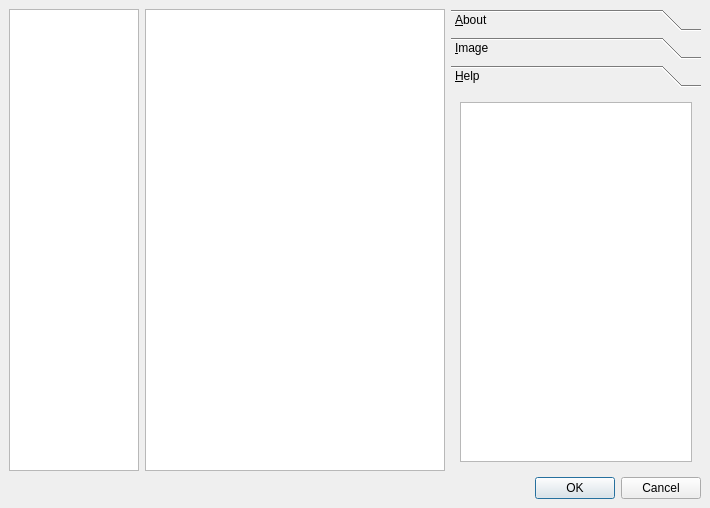
<ui version="4.0" >
 <class>nftdialog</class>
 <widget class="QDialog" name="nftdialog" >
  <property name="geometry" >
   <rect>
    <x>0</x>
    <y>0</y>
    <width>710</width>
    <height>508</height>
   </rect>
  </property>
  <property name="windowTitle" >
   <string>New From Template</string>
  </property>
  <layout class="QGridLayout" >
   <property name="leftMargin" >
    <number>9</number>
   </property>
   <property name="topMargin" >
    <number>9</number>
   </property>
   <property name="rightMargin" >
    <number>9</number>
   </property>
   <property name="bottomMargin" >
    <number>9</number>
   </property>
   <property name="horizontalSpacing" >
    <number>6</number>
   </property>
   <property name="verticalSpacing" >
    <number>6</number>
   </property>
   <item row="0" column="1" >
    <widget class="QListWidget" name="tnailGrid" >
     <property name="minimumSize" >
      <size>
       <width>300</width>
       <height>0</height>
      </size>
     </property>
     <property name="contextMenuPolicy" >
      <enum>Qt::ActionsContextMenu</enum>
     </property>
     <property name="spacing" >
      <number>5</number>
     </property>
     <property name="viewMode" >
      <enum>QListView::IconMode</enum>
     </property>
    </widget>
   </item>
   <item row="0" column="2" >
    <widget class="QToolBox" name="toolBox" >
     <property name="minimumSize" >
      <size>
       <width>250</width>
       <height>16</height>
      </size>
     </property>
     <property name="currentIndex" >
      <number>2</number>
     </property>
     <widget class="QWidget" name="aboutPage" >
      <property name="geometry" >
       <rect>
        <x>0</x>
        <y>0</y>
        <width>112</width>
        <height>112</height>
       </rect>
      </property>
      <attribute name="label" >
       <string>&amp;About</string>
      </attribute>
      <layout class="QGridLayout" >
       <property name="leftMargin" >
        <number>9</number>
       </property>
       <property name="topMargin" >
        <number>9</number>
       </property>
       <property name="rightMargin" >
        <number>9</number>
       </property>
       <property name="bottomMargin" >
        <number>9</number>
       </property>
       <property name="horizontalSpacing" >
        <number>6</number>
       </property>
       <property name="verticalSpacing" >
        <number>6</number>
       </property>
       <item row="0" column="0" >
        <widget class="QTextBrowser" name="textBrowser" />
       </item>
      </layout>
     </widget>
     <widget class="QWidget" name="imagePage" >
      <property name="geometry" >
       <rect>
        <x>0</x>
        <y>0</y>
        <width>112</width>
        <height>112</height>
       </rect>
      </property>
      <attribute name="label" >
       <string>&amp;Image</string>
      </attribute>
      <layout class="QGridLayout" >
       <property name="leftMargin" >
        <number>9</number>
       </property>
       <property name="topMargin" >
        <number>9</number>
       </property>
       <property name="rightMargin" >
        <number>9</number>
       </property>
       <property name="bottomMargin" >
        <number>9</number>
       </property>
       <property name="horizontalSpacing" >
        <number>6</number>
       </property>
       <property name="verticalSpacing" >
        <number>6</number>
       </property>
       <item row="0" column="0" >
        <widget class="QListWidget" name="imageView" >
         <property name="viewMode" >
          <enum>QListView::IconMode</enum>
         </property>
        </widget>
       </item>
      </layout>
     </widget>
     <widget class="QWidget" name="helpPage" >
      <property name="geometry" >
       <rect>
        <x>0</x>
        <y>0</y>
        <width>250</width>
        <height>368</height>
       </rect>
      </property>
      <attribute name="label" >
       <string>&amp;Help</string>
      </attribute>
      <layout class="QGridLayout" >
       <property name="leftMargin" >
        <number>9</number>
       </property>
       <property name="topMargin" >
        <number>9</number>
       </property>
       <property name="rightMargin" >
        <number>9</number>
       </property>
       <property name="bottomMargin" >
        <number>9</number>
       </property>
       <property name="horizontalSpacing" >
        <number>6</number>
       </property>
       <property name="verticalSpacing" >
        <number>6</number>
       </property>
       <item row="0" column="0" >
        <widget class="QTextBrowser" name="helpBrowser" />
       </item>
      </layout>
     </widget>
    </widget>
   </item>
   <item row="0" column="0" >
    <widget class="QListWidget" name="categoryList" >
     <property name="sizePolicy" >
      <sizepolicy vsizetype="Expanding" hsizetype="Preferred" >
       <horstretch>0</horstretch>
       <verstretch>0</verstretch>
      </sizepolicy>
     </property>
     <property name="minimumSize" >
      <size>
       <width>130</width>
       <height>200</height>
      </size>
     </property>
     <property name="maximumSize" >
      <size>
       <width>140</width>
       <height>16777215</height>
      </size>
     </property>
    </widget>
   </item>
   <item row="1" column="0" colspan="3" >
    <widget class="QDialogButtonBox" name="buttonBox" >
     <property name="orientation" >
      <enum>Qt::Horizontal</enum>
     </property>
     <property name="standardButtons" >
      <set>QDialogButtonBox::Cancel|QDialogButtonBox::NoButton|QDialogButtonBox::Ok</set>
     </property>
    </widget>
   </item>
  </layout>
 </widget>
 <resources/>
 <connections>
  <connection>
   <sender>buttonBox</sender>
   <signal>accepted()</signal>
   <receiver>nftdialog</receiver>
   <slot>accept()</slot>
   <hints>
    <hint type="sourcelabel" >
     <x>248</x>
     <y>254</y>
    </hint>
    <hint type="destinationlabel" >
     <x>157</x>
     <y>274</y>
    </hint>
   </hints>
  </connection>
  <connection>
   <sender>buttonBox</sender>
   <signal>rejected()</signal>
   <receiver>nftdialog</receiver>
   <slot>reject()</slot>
   <hints>
    <hint type="sourcelabel" >
     <x>316</x>
     <y>260</y>
    </hint>
    <hint type="destinationlabel" >
     <x>286</x>
     <y>274</y>
    </hint>
   </hints>
  </connection>
 </connections>
</ui>
